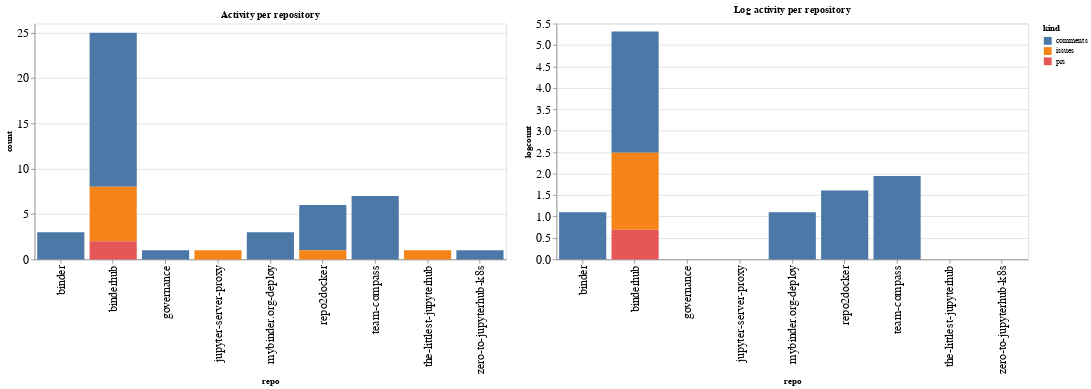

Notebook source saved alongside this figure:
### Code cell
ch1 = alt.Chart(repo_summaries, width=600, title="Activity per repository").mark_bar().encode(
    x='repo',
    y='count',
    color='kind',
    tooltip="kind"
)

ch2 = alt.Chart(repo_summaries, width=600, title="Log activity per repository").mark_bar().encode(
    x='repo',
    y='logcount',
    color='kind',
    tooltip="kind"
)

ch1 | ch2

### Figure 1 — Vega-Lite specification as saved in the notebook (floating-point values rounded to 4 significant figures)
{"config": {"axisLeft": {"labelFontSize": 15}, "axisBottom": {"labelFontSize": 15}}, "hconcat": [{"mark": "bar", "encoding": {"color": {"type": "nominal", "field": "kind"}, "tooltip": {"type": "nominal", "field": "kind"}, "x": {"type": "nominal", "field": "repo"}, "y": {"type": "quantitative", "field": "count"}}, "title": "Activity per repository", "width": 600}, {"mark": "bar", "encoding": {"color": {"type": "nominal", "field": "kind"}, "tooltip": {"type": "nominal", "field": "kind"}, "x": {"type": "nominal", "field": "repo"}, "y": {"type": "quantitative", "field": "logcount"}}, "title": "Log activity per repository", "width": 600}], "data": {"name": "data-99f4a41175f04cc0345fbd8887c2882c"}, "$schema": "https://vega.github.io/schema/vega-lite/v4.8.1.json", "datasets": {"data-99f4a41175f04cc0345fbd8887c2882c": [{"repo": "binder", "kind": "comments", "count": 3, "logcount": 1.099}, {"repo": "binderhub", "kind": "comments", "count": 17, "logcount": 2.833}, {"repo": "binderhub", "kind": "issues", "count": 6, "logcount": 1.792}, {"repo": "binderhub", "kind": "prs", "count": 2, "logcount": 0.6931}, {"repo": "governance", "kind": "comments", "count": 1, "logcount": 0.0}, {"repo": "jupyter-server-proxy", "kind": "issues", "count": 1, "logcount": 0.0}, {"repo": "mybinder.org-deploy", "kind": "comments", "count": 3, "logcount": 1.099}, {"repo": "repo2docker", "kind": "comments", "count": 5, "logcount": 1.609}, {"repo": "repo2docker", "kind": "issues", "count": 1, "logcount": 0.0}, {"repo": "team-compass", "kind": "comments", "count": 7, "logcount": 1.946}, {"repo": "the-littlest-jupyterhub", "kind": "issues", "count": 1, "logcount": 0.0}, {"repo": "zero-to-jupyterhub-k8s", "kind": "comments", "count": 1, "logcount": 0.0}]}}
